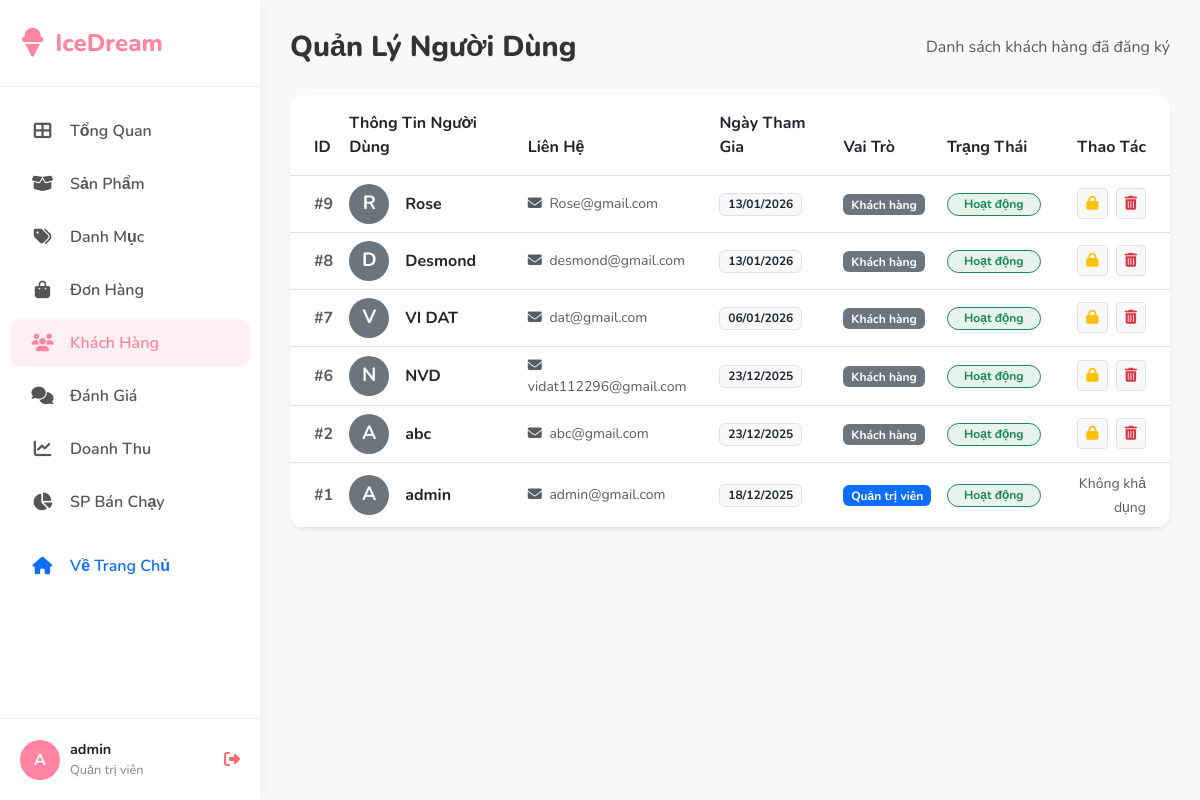
The app's page /Admin/View/quanlyuser.php (signed in), older data.
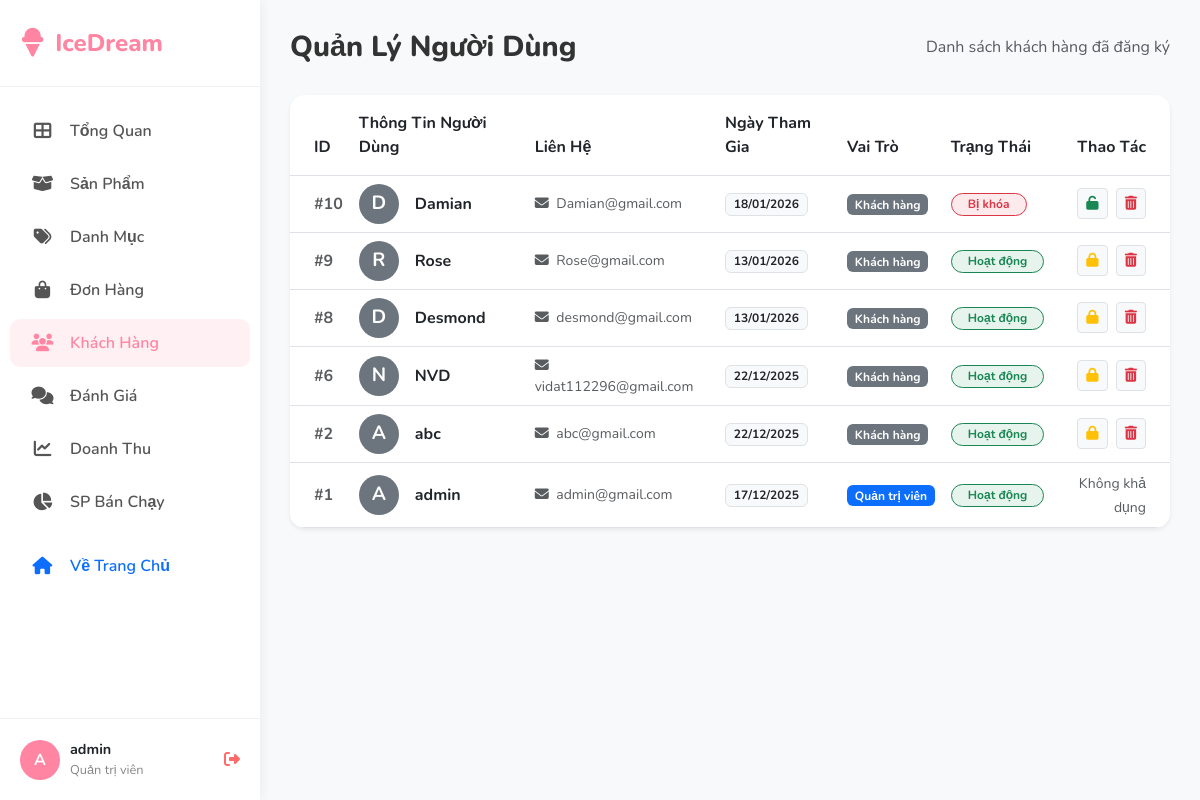
The same page, newer data.
### tables this page shows
CREATE TABLE `users` (
  `id` int(11) NOT NULL,
  `title` varchar(10) DEFAULT NULL,
  `full_name` varchar(255) NOT NULL,
  `email` varchar(191) NOT NULL,
  `password` varchar(255) NOT NULL,
  `dob` date DEFAULT NULL,
  `created_at` timestamp NOT NULL DEFAULT current_timestamp(),
  `role` int(1) DEFAULT 0,
  `status` int(11) DEFAULT 1,
  `otp_code` varchar(10) DEFAULT NULL,
  `otp_expiry` datetime DEFAULT NULL,
  `deleted_at` timestamp NULL DEFAULT NULL
);

### Admin/View/quanlyuser.php (the view, shortened to what this page needs)
<?php
require_once __DIR__ . '/layouts/header.php';
require_once __DIR__ . '/../../Model/db.php';
?>
<div class="page-header">
    <h2 class="page-title">Quản Lý Người Dùng</h2>
    <div class="text-muted">Danh sách khách hàng đã đăng ký</div>
</div>
<div class="card border-0 shadow-sm overflow-hidden">
    <div class="table-responsive">
        <table class="table table-hover align-middle mb-0">
            <thead class="bg-light text-secondary">
                <tr>
                    <th class="ps-4 py-3">ID</th>
                    <th class="py-3">Thông Tin Người Dùng</th>
                    <th class="py-3">Liên Hệ</th>
                    <th class="py-3">Ngày Tham Gia</th>
                    <th class="py-3">Vai Trò</th>
                    <th class="py-3">Trạng Thái</th>
                    <th class="text-end pe-4 py-3">Thao Tác</th>
                </tr>
            </thead>
            <tbody>
                <?php
                $result = $conn->query("SELECT * FROM users WHERE deleted_at IS NULL ORDER BY id DESC");
                if($result->num_rows > 0):
                while($row = $result->fetch_assoc()):
                ?>
                <tr>
                    <td class="ps-4 fw-bold text-muted">#<?= $row['id'] ?></td>
                    <td>
                        <div class="d-flex align-items-center gap-3">
                            <div class="rounded-circle bg-secondary text-white d-flex justify-content-center align-items-center fw-bold" style="width: 40px; height: 40px; font-size: 1.2rem;">
                                <?= strtoupper(substr($row['full_name'], 0, 1)) ?>
                            </div>
                            <div>
                                <div class="fw-bold text-dark"><?= htmlspecialchars($row['full_name']) ?></div>
                            </div>
                        </div>
                    </td>
                    <td>
                        <div class="text-muted small"><i class="fas fa-envelope me-1"></i> <?= htmlspecialchars($row['email']) ?></div>
                    </td>
                    <td>
                        <span class="badge bg-light text-dark border"><?= date('d/m/Y', strtotime($row['created_at'])) ?></span>
                    </td>
                    <td>
                        <?php if($row['role'] == 1): ?>
                            <span class="badge bg-primary">Quản trị viên</span>
                        <?php else: ?>
                            <span class="badge bg-secondary">Khách hàng</span>
                        <?php endif; ?>
                    </td>
                    <td>
                        <?php if($row['status'] == 1): ?>
                            <span class="badge bg-success bg-opacity-10 text-success border border-success px-3 rounded-pill">Hoạt động</span>
                        <?php else: ?>
                            <span class="badge bg-danger bg-opacity-10 text-danger border border-danger px-3 rounded-pill">Bị khóa</span>
                        <?php endif; ?>
                    </td>
                    <td class="text-end pe-4">
                        <?php if($row['role'] != 1):  ?>
                            <a href="../controller/quanlyuser.php?action=toggle_status&id=<?= $row['id'] ?>"
                               class="btn btn-sm btn-light border me-1 <?= $row['status'] == 1 ? 'text-warning' : 'text-success' ?>"
                               title="<?= $row['status'] == 1 ? 'Khóa tài khoản' : 'Mở khóa' ?>">
                                <i class="fas <?= $row['status'] == 1 ? 'fa-lock' : 'fa-unlock' ?>"></i>
                            </a>
                            <a href="../controller/quanlyuser.php?action=delete&id=<?= $row['id'] ?>"
                               class="btn btn-sm btn-light border text-danger"
                               onclick="return confirm('Hành động này không thể hoàn tác. Bạn chắc chắn muốn xóa user này?')"
                               title="Xóa người dùng">
                                <i class="fas fa-trash-alt"></i>
                            </a>
                        <?php else: ?>
                            <span class="text-muted small">Không khả dụng</span>
                        <?php endif; ?>
                    </td>
                </tr>
                <?php endwhile; else: ?>
                    <tr><td colspan="7" class="text-center p-5 text-muted">Chưa có người dùng nào.</td></tr>
                <?php endif; ?>
            </tbody>
        </table>
    </div>
</div>
<?php require_once __DIR__ . '/layouts/footer.php'; ?>

Row changes from the older to the newer data that the page shows:
no longer on this page (row edited): users: id "7", full_name "V", full_name "VI DAT", email "dat@gmail.com", created_at "06/01/2026", role "Khách hàng", status "Hoạt động"
added users: id "10", full_name "D", full_name "Damian", email "Damian@gmail.com", created_at "18/01/2026", role "Khách hàng", status "Bị khóa"
changed users "NVD": created_at "23/12/2025" → "22/12/2025"
changed users "abc": created_at "23/12/2025" → "22/12/2025"
changed users "admin": created_at "18/12/2025" → "17/12/2025"
